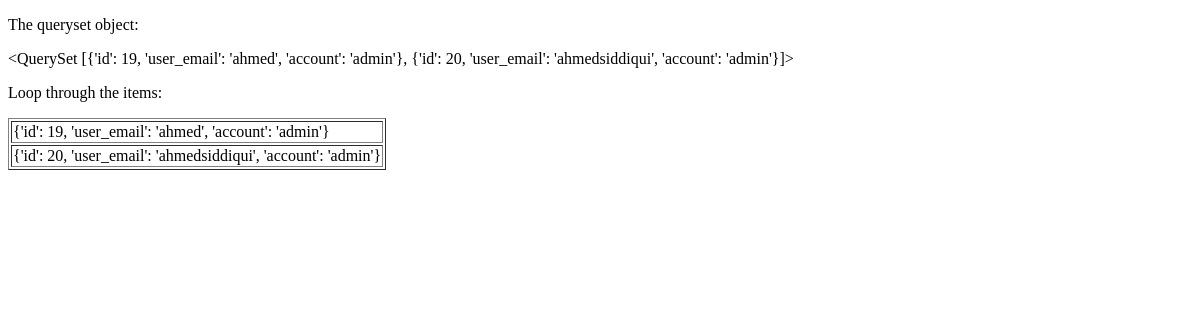
/template.html, run on an earlier commit of the app's database.
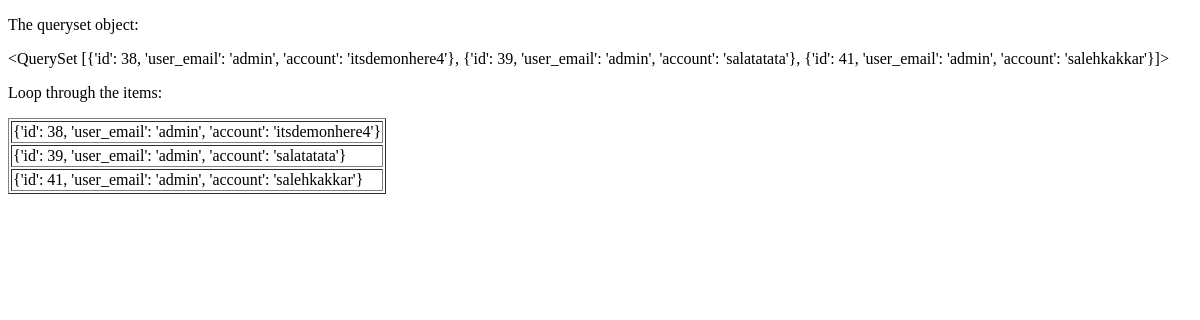
And on a later commit of the database.
### insta/models.py (models this page shows)
class Details(models.Model):
    user_email = models.CharField(max_length=200 ,default=None )
    account=models.CharField(max_length=200 ,default=None )

### insta/views.py (the view)
# urls.py: path('template.html',views.data_get),
def data_get(request):
   data=Details.objects.all().values()
   print(data)
   template=loader.get_template('template.html')
   context={'mymembers':data}
   return HttpResponse(template.render(context,request))

### insta/templates/template.html
<!DOCTYPE html>
<html>
<body>
<p>The queryset object:</p>
{{ mymembers }}
<p>Loop through the items:</p>
<table border='1'>
  {% for x in mymembers %}
    <tr>
      <td>{{ x }}</td>
    </tr>
  {% endfor %}
</table>
</body>
</html>

What changed in the data, as far as the page shows it:
removed Details: x "{'id': 19, 'user_email': 'ahmed', 'account': 'admin'}"
removed Details: x "{'id': 20, 'user_email': 'ahmedsiddiqui', 'account': 'admin'}"
added Details: x "{'id': 38, 'user_email': 'admin', 'account': 'itsdemonhere4'}"
added Details: x "{'id': 39, 'user_email': 'admin', 'account': 'salatatata'}"
added Details: x "{'id': 41, 'user_email': 'admin', 'account': 'salehkakkar'}"
Also different on the page:
{{ mymembers }}: "<QuerySet [{'id': 19, 'user_email': 'ahmed', 'account': 'admin'}, {'id': 20, 'user_email': 'ahmedsiddiqui', 'account': 'admin'}]>" → "<QuerySet [{'id': 38, 'user_email': 'admin', 'account': 'itsdemonhere4'}, {'id': 39, 'user_email': 'admin', 'account': 'salatatata'}, {'id': 41, 'user_email': 'admin', 'account': 'salehkakkar'}]>"
